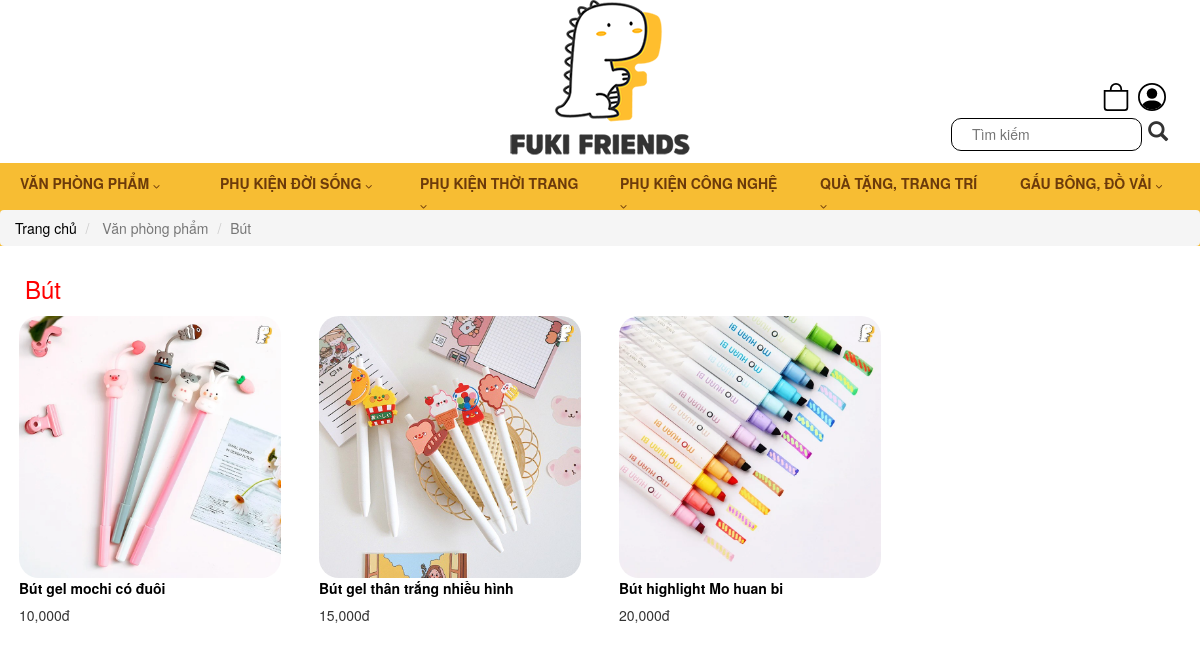
Page /menu/menutang1.php?maloai=but on the committed database.
### tables this page shows
CREATE TABLE IF NOT EXISTS `loai` (
  `maloai` varchar(50) NOT NULL,
  `tenloai` varchar(50) NOT NULL,
  PRIMARY KEY (`maloai`)
);

CREATE TABLE IF NOT EXISTS `sanpham` (
  `masp` varchar(50) NOT NULL,
  `tensp` varchar(50) NOT NULL,
  `giaban` int NOT NULL,
  `mota` text NOT NULL,
  `soluong` tinyint NOT NULL,
  `hinh` varchar(50) NOT NULL,
  `maloai` varchar(50) NOT NULL,
  `dacdiem` json DEFAULT NULL,
  `masukien` varchar(50) DEFAULT NULL,
  `tenloaichitiet` varchar(50) DEFAULT NULL,
  `ngaynhap` datetime NOT NULL,
  PRIMARY KEY (`masp`),
  KEY `maloai` (`maloai`),
  KEY `masukien` (`masukien`),
  KEY `tenloaichitiet` (`tenloaichitiet`)
);

### menu/Loai-but.php (called while the page is built, shortened)
<?php
$sql= "select * from loai where maloai='but'";
$tam=$conn->query ($sql);
$data = $tam->fetchAll();
?>

### menu/menutang1.php (the view, shortened to what this page needs)
<?php include '../connect.php'; include '../csschung.php';include'../include/top.php';  ?>
<?php
if(isset($_GET['maloai']))
{
	$maloai= $_GET['maloai'];
}
	$sql= "select * from loai where maloai='$maloai'";
	$tam=$conn->query ($sql);
	$data = $tam->fetchAll();
	foreach ($data as $val) {
?>
<nav aria-label="breadcrumb">
	<ol class="breadcrumb">
		<li class="breadcrumb-item"><a href="../index.php">Trang chủ</a></li>
		<li class="breadcrumb-item active" aria-current="page">
			<?php
				if($maloai=='but' | $maloai=='st' | $maloai=='so' |$maloai=='lich' | $maloai=='bk')
				{
					echo "Văn phòng phẩm";
				}
			?>
		</li>
		<li class="breadcrumb-item active" aria-current="page"><?php echo $val['tenloai'] ?></li>
	</ol>
</nav>
<h3 style="color: red;margin-left: 25px;margin-top: 30px;font-weight: lighter;"><?php echo $val['tenloai'] ?></h3>
<?php }
$sql= "select * from sanpham where maloai='$maloai'";
$tam=$conn->query ($sql);
$data = $tam->fetchAll();
foreach($data as $value)
{
	?>
	<div class="col-md-3"   >
	<div class="thumbnail" >
<?php
$tach1hinh=$value['hinh'];
 $hinh = explode(";", $tach1hinh);
$hinhanh1=$hinh[0];
 ?>
 <a href="../sanpham/sanpham.php?id=<?php echo $value['masp'] ?>"><img src="../img/<?php echo $hinhanh1 ?>" ></a>
 <a href="../sanpham/sanpham.php?id=<?php echo $value['masp'] ?>"><?php echo $value['tensp'] ?></a>
 <h5><?php echo number_format($value['giaban'])  ?>đ</h5>
</div>
</div>
<?php
}
?>

### csschung.php (style rules this page uses)
* { margin: 0;padding: 0 }
a { color: #000 }
nav { background: #F7BD33; }
.thumbnail img { max-width: 100%;border-radius: 20px; }
.thumbnail { border: none; }
.thumbnail a { font-weight: bold; }
.col-md-3 { position:static; }

### rows in the picture
loai: tenloai "Bút"
sanpham: hinh (picture), tensp "Bút gel mochi có đuôi", giaban "10,000"
sanpham: hinh (picture), tensp "Bút gel thân trắng nhiều hình", giaban "15,000"
sanpham: hinh (picture), tensp "Bút highlight Mo huan bi", giaban "20,000"
